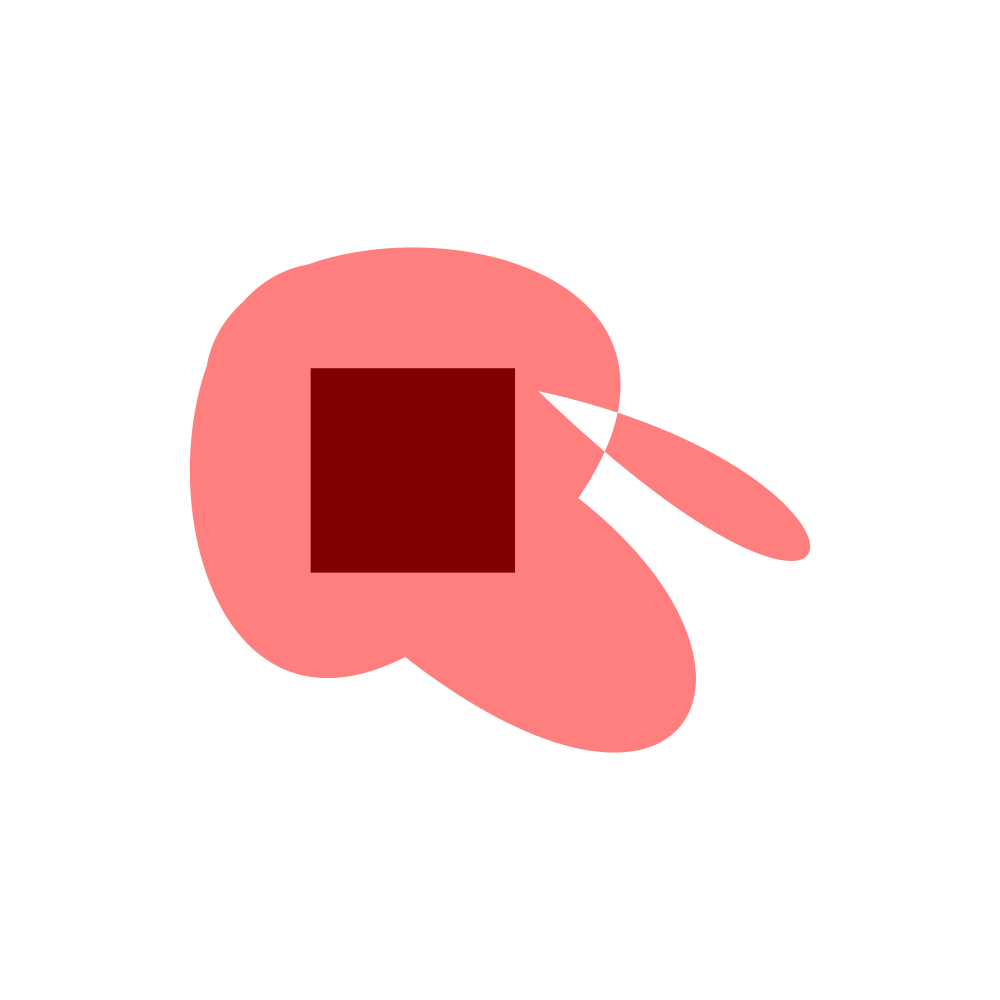

Here is the Python script that generated this plot:
from PVG          import *
from curvebuilder import *

canvas = Canvas()

canvas.draw(square(P0,1.0))

canvas.draw(CurveBuilder.enveloppe(square(P0,1.0).points(),0.3333,5,0),Color.red(0.5))

canvas.save("main_enveloppe.png")

